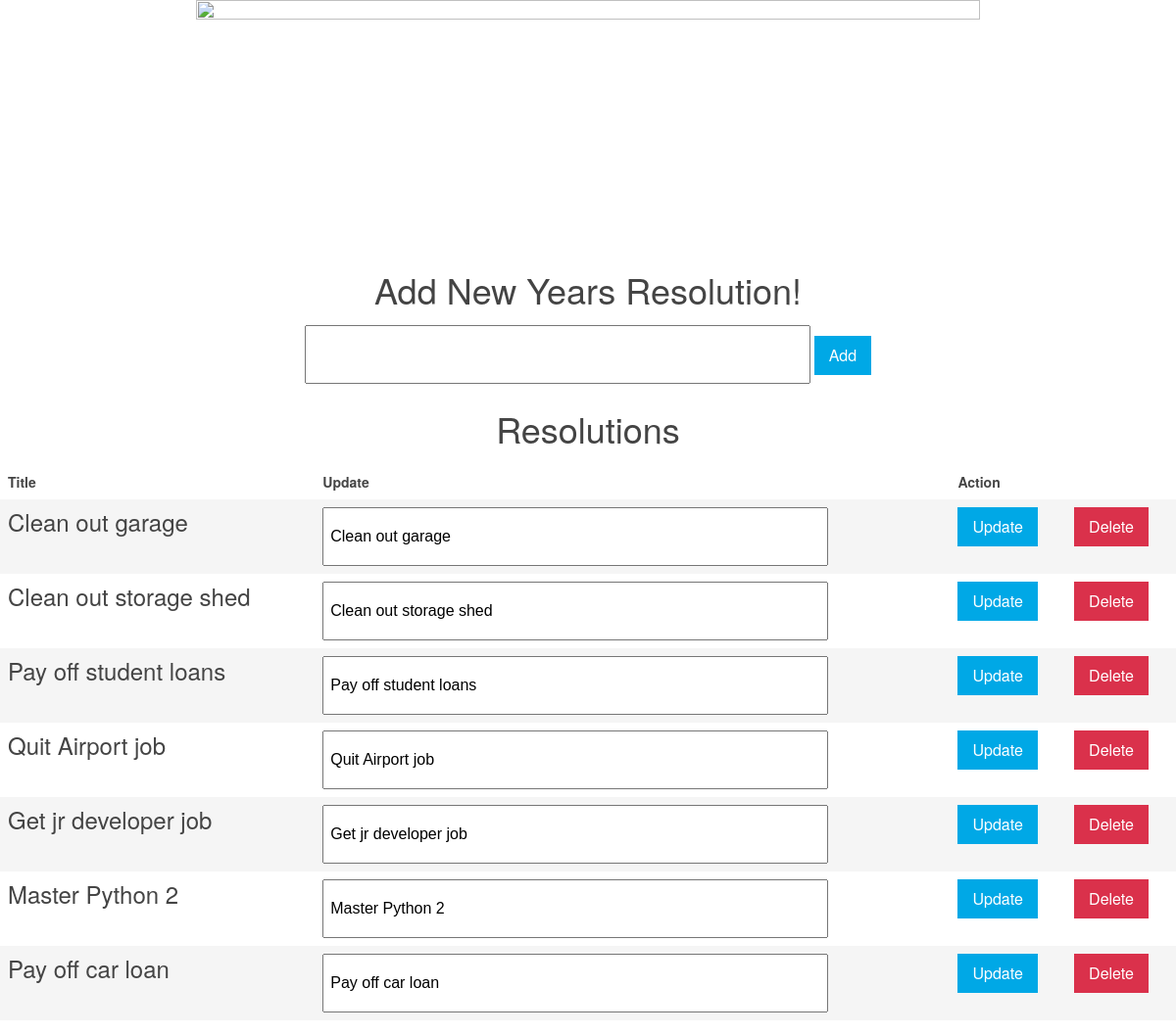
The page / on the database its author committed.
### newyears.py (models this page shows)
class Resolution(db.Model):
  title = db.Column(db.String(80), unique=True, nullable=False, primary_key=True)

### newyears.py (the view, shortened to what this page needs)
@app.route("/", methods=["GET", "POST"])
def home():
    resolutions = None
    resolutions = Resolution.query.all()
    return render_template("home.html", resolutions=resolutions)

### templates/home.html (shortened to what this page needs)
<!DOCTYPE html>
<html>
<head>
  <link rel="stylesheet" href="{{ url_for('static',filename='styles/css/uikit.min.css') }}" />
  <link rel="stylesheet" href="{{ url_for('static',filename='styles/style.css') }}" />
</head>
<center>
<body>
    <img height="250px" src="https://happynewyear2018.wiki/wp-content/uploads/2017/08/Happy-New-Year-2018.jpg" width="800px" class="uk-align-center">
		<h1>Add New Years Resolution!</h1>
        <form action="/" method="post">
          <input class="uk-input uk-form-width-large uk-form-large" name="title" type="text">
          <input class="uk-button uk-button-primary uk-button-large" type="submit" value="Add">
				</form>
    <h1>Resolutions</h1>
		<table class="uk-table uk-table-striped">
      <thead>
        <tr>
          <th>Title</th>
          <th>Update</th>
          <th>Action</th>
        </tr>
      </thead>
      <tbody>
        {% for resolution in resolutions %}
			<tr>
				<td>
					<h2>{{resolution.title}}</h2>
				</td>
				<td>
              <form action="./update" method="post" style="display: inline">
                <input class="uk-input uk-form-width-large uk-form-large" name="newtitle" type="text" value="{{resolution.title}}">
              </td>
              <td>
                <input class="uk-button uk-button-primary uk-button-large" type="submit" value="Update">
        </td>
				<td>
					<form action="./delete" method="post" style="display: inline">
            <input class="uk-button uk-button-danger uk-button-large" type="submit" value="Delete">
					</form>
				</td>
      </tr>
      {% endfor %}
    </tbody>
    </table>
</body>
</center>
</html>

### rows shown on the page
Resolution: title "Clean out garage", newtitle "Clean out garage"
Resolution: title "Clean out storage shed", newtitle "Clean out storage shed"
Resolution: title "Pay off student loans", newtitle "Pay off student loans"
Resolution: title "Quit Airport job", newtitle "Quit Airport job"
Resolution: title "Get jr developer job", newtitle "Get jr developer job"
Resolution: title "Master Python 2", newtitle "Master Python 2"
Resolution: title "Pay off car loan", newtitle "Pay off car loan"
